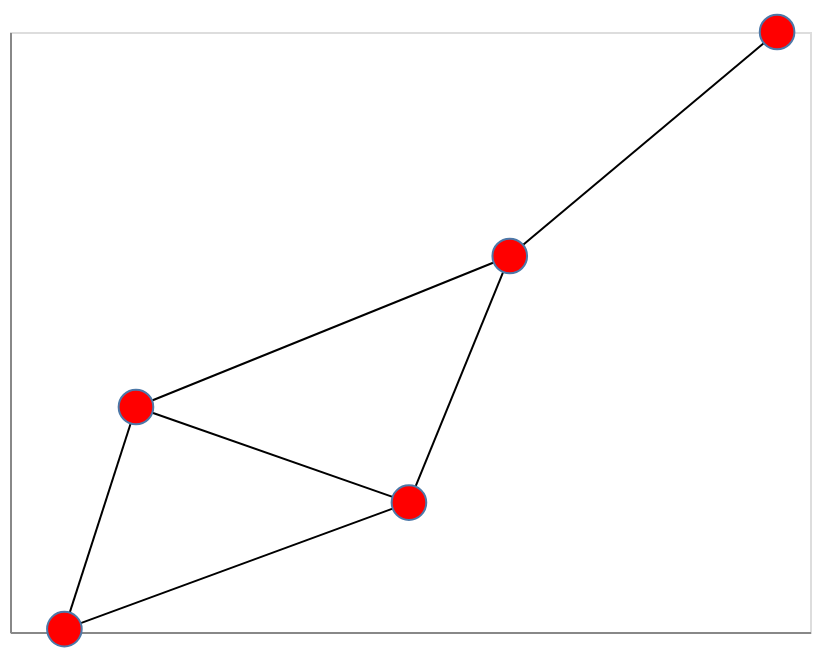

The cell this chart's notebook holds for it:
### Markdown cell above
### Create a network from scratch

You can also create a graph by manually adding nodes and edges with the respective methods `add_edge` and `add_node`:

### Code cell
G = nx.Graph()

G.add_node("Ada")
G.add_node("Bob")
G.add_node("Cai")
G.add_node("Don")
G.add_node("Eva")

G.add_edge("Ada", "Bob")
G.add_edge("Ada", "Cai")
G.add_edge("Ada", "Eva")
G.add_edge("Bob", "Cai")
G.add_edge("Bob", "Don")
G.add_edge("Cai", "Don")

nxa.draw_networkx(G)

### Figure 1 — Vega-Lite specification as saved in the notebook (floating-point values rounded to 4 significant figures)
{"config": {"view": {"continuousWidth": 400, "continuousHeight": 300}}, "layer": [{"data": {"name": "data-05f2158458d3a6393b60fdbb5089ce08"}, "mark": {"type": "line", "color": "black", "opacity": 1, "strokeWidth": 1}, "encoding": {"detail": {"field": "edge", "type": "quantitative"}, "x": {"axis": {"grid": false, "labels": false, "ticks": false, "title": ""}, "field": "x", "type": "quantitative"}, "y": {"axis": {"grid": false, "labels": false, "ticks": false, "title": ""}, "field": "y", "type": "quantitative"}}}, {"data": {"name": "data-93f8d939572eae162a9bc3eeba60d42f"}, "mark": {"type": "point", "fill": "red", "opacity": 1, "size": 300, "strokeWidth": 1.0}, "encoding": {"x": {"axis": {"grid": false, "labels": false, "ticks": false}, "field": "x", "type": "quantitative"}, "y": {"axis": {"grid": false, "labels": false, "ticks": false}, "field": "y", "type": "quantitative"}}}], "$schema": "https://vega.github.io/schema/vega-lite/v4.17.0.json", "datasets": {"data-05f2158458d3a6393b60fdbb5089ce08": [{"pair": ["Ada", "Bob"], "x": 0.2121, "source": "Ada", "edge": 0, "target": "Bob", "y": 0.3281}, {"pair": ["Ada", "Bob"], "x": 0.0483, "source": "Ada", "edge": 0, "target": "Bob", "y": -0.4118}, {"pair": ["Ada", "Cai"], "x": 0.2121, "source": "Ada", "edge": 1, "target": "Cai", "y": 0.3281}, {"pair": ["Ada", "Cai"], "x": -0.3953, "source": "Ada", "edge": 1, "target": "Cai", "y": -0.125}, {"pair": ["Ada", "Eva"], "x": 0.2121, "source": "Ada", "edge": 2, "target": "Eva", "y": 0.3281}, {"pair": ["Ada", "Eva"], "x": 0.6465, "source": "Ada", "edge": 2, "target": "Eva", "y": 1.0}, {"pair": ["Bob", "Cai"], "x": 0.0483, "source": "Bob", "edge": 3, "target": "Cai", "y": -0.4118}, {"pair": ["Bob", "Cai"], "x": -0.3953, "source": "Bob", "edge": 3, "target": "Cai", "y": -0.125}, {"pair": ["Bob", "Don"], "x": 0.0483, "source": "Bob", "edge": 4, "target": "Don", "y": -0.4118}, {"pair": ["Bob", "Don"], "x": -0.5116, "source": "Bob", "edge": 4, "target": "Don", "y": -0.7913}, {"pair": ["Cai", "Don"], "x": -0.3953, "source": "Cai", "edge": 5, "target": "Don", "y": -0.125}, {"pair": ["Cai", "Don"], "x": -0.5116, "source": "Cai", "edge": 5, "target": "Don", "y": -0.7913}], "data-93f8d939572eae162a9bc3eeba60d42f": [{"x": 0.2121, "y": 0.3281}, {"x": 0.0483, "y": -0.4118}, {"x": -0.3953, "y": -0.125}, {"x": -0.5116, "y": -0.7913}, {"x": 0.6465, "y": 1.0}]}}
